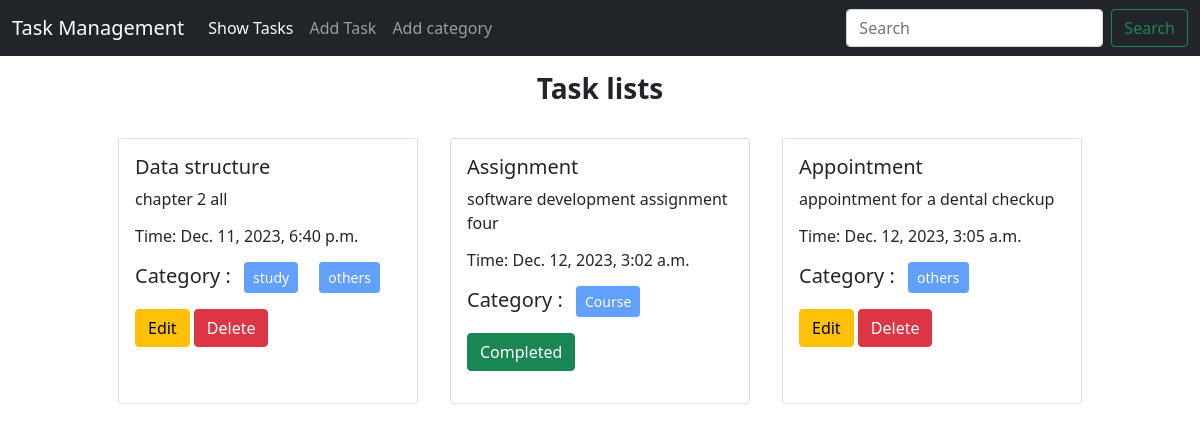
The page / on the database its author committed.
### task/models.py (models this page shows, shortened)
class Task(models.Model):
    task_title = models.CharField(max_length=50)
    description = models.TextField()
    category = models.ManyToManyField(Category)
    is_completed = models.BooleanField(default=False)
    assigned_date = models.DateTimeField(auto_now_add=True)

### category/models.py (models this page shows, shortened)
class Category(models.Model):
    name = models.CharField(max_length=15)

### task_management/views.py (the view)
# urls.py: path('', views.home, name ='homepage'),
def home(request):
    data = Task.objects.all()
    return render(request, 'home.html', {'data': data})

### templates/home.html
{% extends 'base.html' %}
{% load crispy_forms_tags %}
{% block content %}
<h3 class="m-3 fw-bolder text-center">Task lists </h3>
<section class="d-flex justify-content-center ">
    {% for item in data %}
    <div class="card w-25 m-3">
        <div class="card-body">
            <h5 class="card-title">{{item.task_title}}</h5>
            <p class="card-text">{{item.description}}</p>
            <h6 class="card-text">Time: {{item.assigned_date}}</h6>
            <h5>Category : {% for opt in item.category.all %}
                <button class="btn btn-primary btn-sm m-2" disabled>{{opt.name}} </button>
                {% endfor %}
            </h5>
            <p>{% if item.is_completed is True %}
                <a class="btn btn-success">Completed</a>
                {% else %}
                <a href="{% url 'edit_task' item.id %}" class="btn btn-warning">Edit</a>
                <a href="{% url 'delete_task' item.id %}" class="btn btn-danger">Delete</a>
                {% endif %}
            </p>
        </div>
    </div>
    {% endfor %}
</section>
{% endblock %}

### templates/base.html (shortened to what this page needs)
<!DOCTYPE html>
<html lang="en">
<head>
    <link href="https://cdn.jsdelivr.net/npm/bootstrap@5.0.2/dist/css/bootstrap.min.css" rel="stylesheet"
 />
</head>
<body>
    <nav class="navbar navbar-expand-lg navbar-dark bg-dark">
        <div class="container-fluid">
            <a class="navbar-brand" href="{% url 'homepage' %}">Task Management</a>
            <div class="collapse navbar-collapse" id="navbarSupportedContent">
                <ul class="navbar-nav me-auto mb-2 mb-lg-0">
                    <li class="nav-item">
                        <a class="nav-link active" aria-current="page" href="{% url 'homepage' %}">Show Tasks</a>
                    </li>
                    <li class="nav-item">
                        <a class="nav-link" href="{% url 'add_task' %}">Add Task</a>
                    </li>
                    <li class="nav-item">
                        <a class="nav-link" href="{% url 'add_category' %}">Add category</a>
                    </li>
                </ul>
                <form class="d-flex">
                    <input class="form-control me-2" type="search" placeholder="Search" aria-label="Search" />
                    <button class="btn btn-outline-success" type="submit">
                        Search
                    </button>
                </form>
            </div>
        </div>
    </nav>
    {% block content %} {% endblock %}
</body>
</html>

### rows shown on the page
Task: task_title "Data structure", description "chapter 2 all", assigned_date "Dec. 11, 2023, 6:40 p.m.", is_completed "Edit"
Category: name "study"
Category: name "others"
Task: task_title "Assignment", description "software development assignment four", assigned_date "Dec. 12, 2023, 3:02 a.m.", is_completed "Completed"
Category: name "Course"
Task: task_title "Appointment", description "appointment for a dental checkup", assigned_date "Dec. 12, 2023, 3:05 a.m.", is_completed "Edit"
